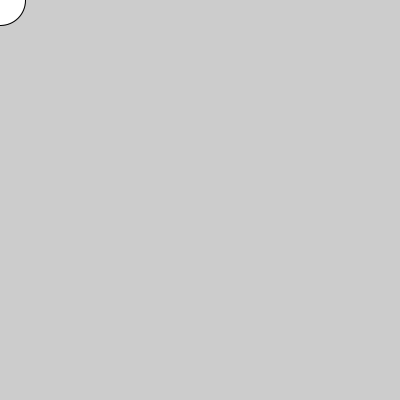
Frame 1 (no input)
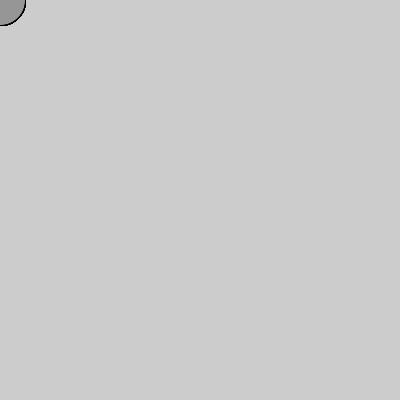
Frame 60 (the mouse pressed at the canvas centre just before this capture)
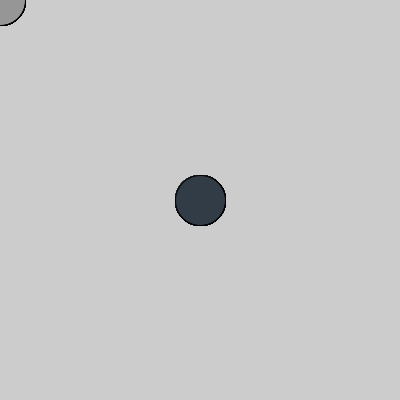
Frame 120 (the mouse held since frame 60 and released just before this capture)

The Processing sketch that drew these frames (run headless with seeded random() and noise(); from frame 60 on, the mouse is pressed at the canvas centre):

// Processing sketch: processing_187283
// ── processing_187283.pde

void setup() {
    size(400,400);
    }

void draw() {
if (mousePressed){
    ellipse(mouseX,mouseY,50,50);
    fill(50,60,70);
    }
else {
    ellipse(mouseX, mouseY, 50,50);
    fill (150,150,150);
    }
}
